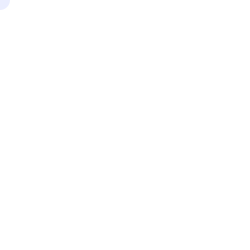
Frame 1 (no input)
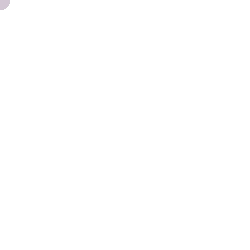
Frame 60 (the mouse pressed at the canvas centre just before this capture)
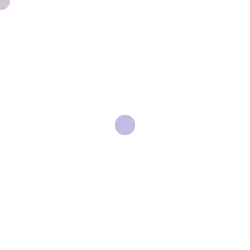
Frame 120 (the mouse held since frame 60 and released just before this capture)

The Processing sketch that drew these frames (run headless with seeded random() and noise(); from frame 60 on, the mouse is pressed at the canvas centre):

// Processing sketch: processing_135635
// ── processing_135635.pde

void setup() {  
  size(250, 250);
  background(255); 
  colorMode(HSB);   
}

void draw() { 
  noStroke();
  fill(random(0,255),100,255,50);
    ellipse(mouseX, mouseY, 20, 20);
  }
